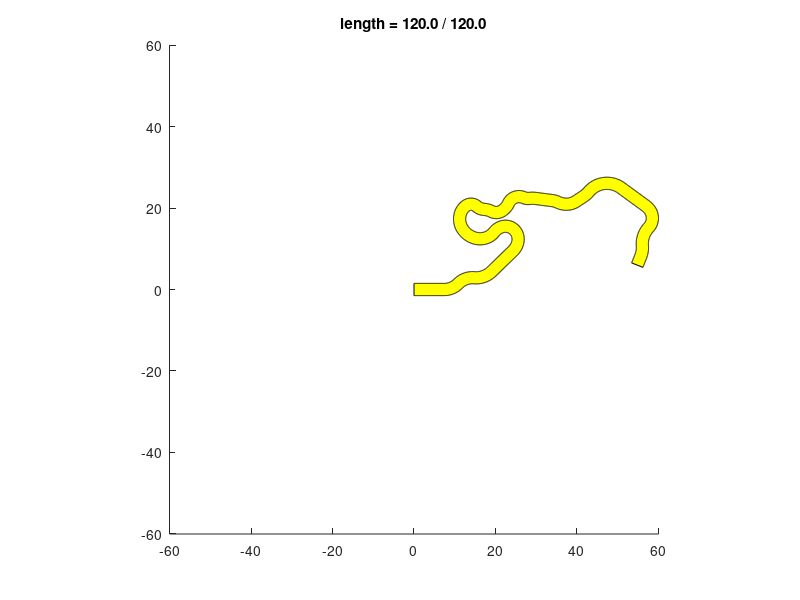

The MATLAB script that drew this image:
function MakeRoad(varargin)
% MakeRoad   create a road for use with DesignProblem04
%
%   MakeRoad creates a road of length 120 meters with piecewise-constant
%       curvature for use with DesignProblem04. It saves this road (by
%       default) to 'road.mat'.
%
%   MakeRoad('P1',V1,'P2','V2',...) optionally defines a number of
%       parameter values:
%
%           'seed' : a non-negative integer that, if defined, will be used
%                    to seed the random number generator - by fixing the
%                    seed, you make your simulation results the same every
%                    time - this is often useful when testing
%
%           'filename : a string that, if defined, is the name of the file
%                       to contain the new road (default is 'road.mat')
%

% Parse the arguments
% - Create input parser
p = inputParser;
% - Parameter names must be specified in full
p.PartialMatching = false;
% - These parameters are optional, and can be in any order
addParameter(p,'seed',[],@(x) isnumeric(x) && (x>=0) && (x<=2^32));
addParameter(p,'filename','road.mat',@ischar);
% - Apply input parser
parse(p,varargin{:});
% - Extract parameters
params = p.Results;

% Seed random number generator
if isempty(params.seed)
    rng('shuffle');
else
    rng(params.seed);
end

% Define more parameters
params.pstraight = 0.15;
params.stot = 120;
params.smax = 5;
params.smin = 1;
params.roadwidth = 3;
params.hmax = 3*pi/4;
params.rmin = 0.6*params.roadwidth;
params.rmax = 2.0*params.roadwidth;
params.maxnumtries = 3;
params.drawres = 5e-2;
params.colres = 1e-1;

% Initialize road
road.s = [0 params.smax];
road.w = [0 0];
road.q = [0 params.smax;0 0;0 0];

% Iterate
while (1)
    [road,res] = ExtendRoad(road,params);
    if (res)
        break;
    end
end
road.roadwidth = params.roadwidth;
DrawRoad(road,params);
save(params.filename,'road');
fprintf(1,'road saved to ''%s''\n',params.filename);

function [road,res] = ExtendRoad(road,params)
res = 0;

% turning rate
if (rand<params.pstraight)
    w = 0;
else
    r = params.rmin + ((params.rmax-params.rmin)*rand);
    w = sign(rand-0.5)*(1/r);
end

% arc length
ds = params.smin + (params.smax-params.smin)*rand;
if (abs(ds*w)>params.hmax)
    ds = abs(params.hmax/w);
end

% current road segment
road.s(:,end+1) = road.s(:,end)+ds;
road.w(:,end+1) = w;
road.q(:,end+1) = WhereAmI(road.s(:,end),road);

DrawRoad(road,params);

[col,q1,q2] = IsSelfCollision(road,params.colres,params.roadwidth);
% check current road segment for collisions
if col
    road.s = road.s(1:end-1);
    road.w = road.w(1:end-1);
    road.q = road.q(:,1:end-1);
    plot(q1(1),q1(2),'r.',q2(1),q2(2),'b.');
    drawnow;
    return;
else
    % stop if road is long enough
    if (road.s(:,end)>params.stot)
        road.s(:,end)=params.stot;
        road.q(:,end) = WhereAmI(road.s(:,end),road);
        res = 1;
        return;
    end
    
    for i=1:params.maxnumtries
        [road,res] = ExtendRoad(road,params);
        if (res)
            return;
        end
    end
end
road.s = road.s(1:end-1);
road.w = road.w(1:end-1);
road.q = road.q(:,1:end-1);

function h=DrawRoad(road,params)
clf;
axis equal;
hold on;
axis(10*[-1 1 -1 1]);
s = 0;
q = road.q(:,1);
while (s<road.s(end))
    
    s = s+params.drawres;
    qcur = WhereAmI(s,road);
    q(:,end+1) = qcur;
    
end
qL = q(1:2,:)+0.5*params.roadwidth*[-sin(q(3,:)); cos(q(3,:))];
qR = q(1:2,:)-0.5*params.roadwidth*[-sin(q(3,:)); cos(q(3,:))];
qroad = [qR fliplr(qL) qR(:,1)];
h = patch(qroad(1,:),qroad(2,:),'y');
w = max(max(abs(qroad(1,:))),max(abs(qroad(2,:))));
axis(w*[-1 1 -1 1]);
title(sprintf('length = %5.1f / %5.1f',road.s(end),params.stot));
drawnow;


function [col,q1,q2] = IsSelfCollision(road,res,r)
col=0;
q1=[];
q2=[];
ds = road.s(end)-road.s(end-1);
s = linspace(road.s(end-1),road.s(end),1+ceil(ds/res));
scheck = linspace(0,road.s(end-1),1+ceil(road.s(end-1)/res));
if isempty(scheck)
    return
end
qcheck = inf(3,size(scheck,2));
for i=1:length(scheck)
    qcheck(:,i) = WhereAmI(scheck(i),road);
end
for i=1:length(s)
    q2 = qcheck(1:2,:);
    q1 = WhereAmI(s(i),road);
    q1 = q1(1:2);
    
    while (norm(q1-q2(:,end))<r)
        q2 = q2(:,1:end-1);
        if (isempty(q2))
            break;
        end
    end
    if (isempty(q2))
        break;
    end
    
    
    
    d = sqrt(sum((repmat(q1,1,size(q2,2))-q2).^2,1));
    j = find(d<r,1);
    if ~isempty(j)
        col=1;
        q2 = q2(:,j);
        return;
    end
    
end


% Returns the current pose "q" and turning rate "w" on the road, given the
% current arc-length "s" along the road and the current forward speed "v".
function q = WhereAmI(s,road)
if (s>road.s(end))
    
    q = road.q(:,end);
    
else
    
    i = find(s<=road.s,1,'first');
    if (i==1)
        i=2;
    end
    
    q0 = road.q(:,i-1);
    ds = s-road.s(i-1);
    dh = road.w(i)*ds;
    
    dq = [ds*mysinc(dh/2)*cos(q0(3)+(dh/2));
          ds*mysinc(dh/2)*sin(q0(3)+(dh/2));
          dh];
    q = q0+dq;
    
end

% Returns sin(x)/x (MATLAB defines "sinc" slightly differently).
function y=mysinc(x)
y = sinc(x/pi);

